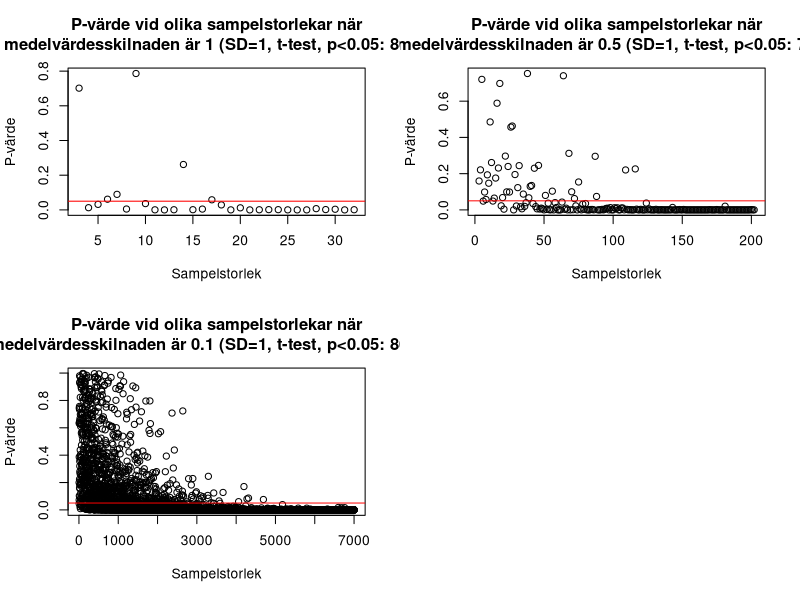

This chart was generated by the following R code: (Note: a time limit stopped this script after it produced the figure.)
# Simulering av P-värden vid olika sampelstorlekar och effektstorlekar.
# Peter M. Dahlgren
# 2016-10-21

set.seed(1234)  # För reproducerbart resultat.


# ************************************************************************************
# Stegvis ökande sampelstorlek (vid en given medelvärdesskillnad).
# ************************************************************************************

# Simulera stegvist ökande sampelstorlek vid en given medelvärdesskillnad.
p.sample <- function(n=100, meandifference, randomvariance=0) {
  plist <- list()
  nlist <- list()
  for(i in 1:n)
  {
    x <- rnorm(i + 2, 0, 1 + randomvariance)                   # Lägg (eventuellt) på slumpmässig varians.
    y <- rnorm(i + 2, 0 + meandifference, 1 + randomvariance)  # Lägg (eventuellt) på slumpmässig varians.
    
    t <- t.test(x, y, paried=TRUE)            # T-test.
    plist[i] <- t$p.value                     # P-värde.
    nlist[i] <- i + 2                         # Sampelstorlek.
  }
  df <- data.frame(n=unlist(nlist), p=unlist(plist))
  return(df)
}

# Plotta ökande sampelstorlek.
plot.sample <- function(df, meandifference) {
  sig <- round((prop.table(table(df$p < 0.05)) * 100)[2], 1)  # % under alpha 0.05.
  plot(df$n, df$p, ylab="P-värde", xlab="Sampelstorlek", main=paste("P-värde vid olika sampelstorlekar när\nmedelvärdesskilnaden är ", meandifference, " (SD=1, t-test, p<0.05: ", sig, "%)", sep=""))
  abline(a=0.05, b=0, col="red")
}

# Gör 2x2 plottar.
par(mfrow=c(2,2))

# Plotta p-värde för varje medelvärdesskillnad och sampelstorlek.
meandifference <- 1.0
df <- p.sample(n=30, meandifference)
plot.sample(df, meandifference)

meandifference <- 0.5
df <- p.sample(n=200, meandifference)
plot.sample(df, meandifference)

meandifference <- 0.1
df <- p.sample(n=7000, meandifference)
plot.sample(df, meandifference)

meandifference <- 0.05
df <- p.sample(n=50000, meandifference)
plot.sample(df, meandifference)


# ************************************************************************************
# Stegvis ökande effektstorlek (vid en given sampelstorlek).
# ************************************************************************************

# Simulera stegvist ökande effektstorlek vid en given sampelstorlek.
p.effectsize <- function(n=100, fromsize=-0.5, tosize=0.5, incrementby=0.01, randomvariance=0) {
  plist <- list()
  dlist <- list()
  i <- 0
  for(m in seq(fromsize, tosize, by=incrementby))
  {
    i <- i + 1
    x <- rnorm(n, 0, 1 + randomvariance)                        # Lägg (eventuellt) på slumpmässig varians.
    y <- rnorm(n, 0 + m, 1 + randomvariance)                    # Lägg (eventuellt) på slumpmässig varians.
    
    t <- t.test(x, y, paried=TRUE)                              # T-test.
    plist[i] <- t$p.value                                       # P-värde.
    cohensd <- (2 * t$statistic) / sqrt(round(t$parameter, 0))  # Cohens d.
    
    names(cohensd) <- NULL
    dlist[i] <- cohensd
  }
  df <- data.frame(d=unlist(dlist), p=unlist(plist))
  return(df)
}

# Plott ökande effektstorlek.
plot.effectsize <- function(df, n, fromsize, tosize, increment)
{
  sig <- round((prop.table(table(df$p < 0.05)) * 100)[2], 1)  # % under alpha 0.05.
  names(sig) <- NULL
  plot(df$d, df$p, ylab="P-värde", xlab="Cohens d", main=paste("P-värde vid olika effektstorlekar när n=", n,": från medelvärdesskillnad\n", fromsize, " till ", tosize, " ökande stegvis med ", increment, " (t-test, lika varians, p<0,05: ", sig, "%)", sep=""))
  abline(a=0.05, b=0, col="red")
}

# Inställningar för att generera effektstorlekar:
fromsize <- -0.5       # Från medelvärde.
tosize <- 0.5          # Till medelvärde.
increment <- 0.001     # Öka medelvärdet med 0.001 för varje test.

# Gör 2x2 plottar.
par(mfrow=c(2,2))

# Plotta Cohdens d och p-värde vid olika sampelstorlekar.
n <- 10
df <- p.effectsize(n, fromsize, tosize, increment)
plot.effectsize(df, n, fromsize, tosize, increment)

n <- 50
df <- p.effectsize(n, fromsize, tosize, increment)
plot.effectsize(df, n, fromsize, tosize, increment)

n <- 1000
df <- p.effectsize(n, fromsize, tosize, increment)
plot.effectsize(df, n, fromsize, tosize, increment)

n <- 10000
df <- p.effectsize(n, fromsize, tosize, increment)
plot.effectsize(df, n, fromsize, tosize, increment)
